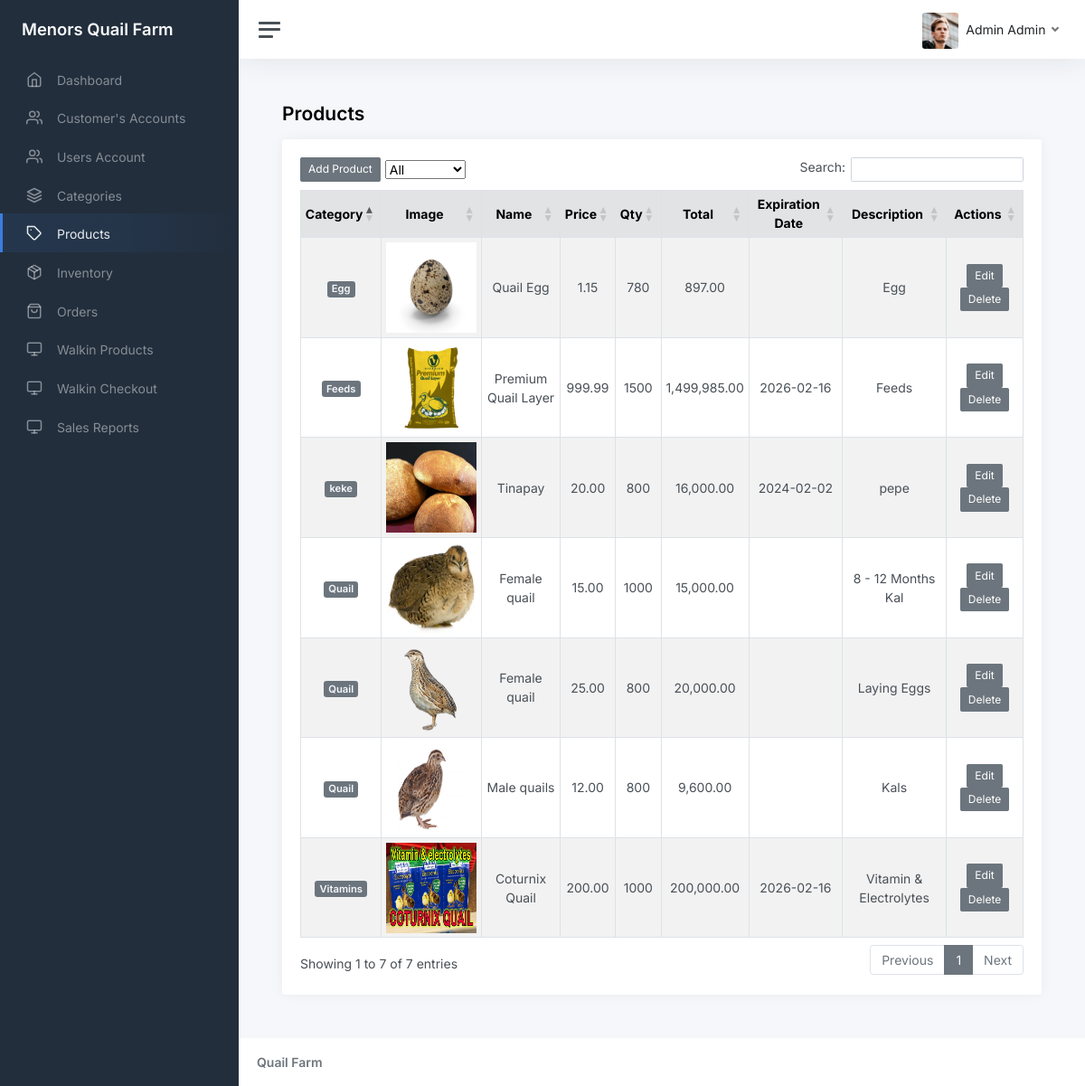
The app's page /admin/product.php (signed in), older data.
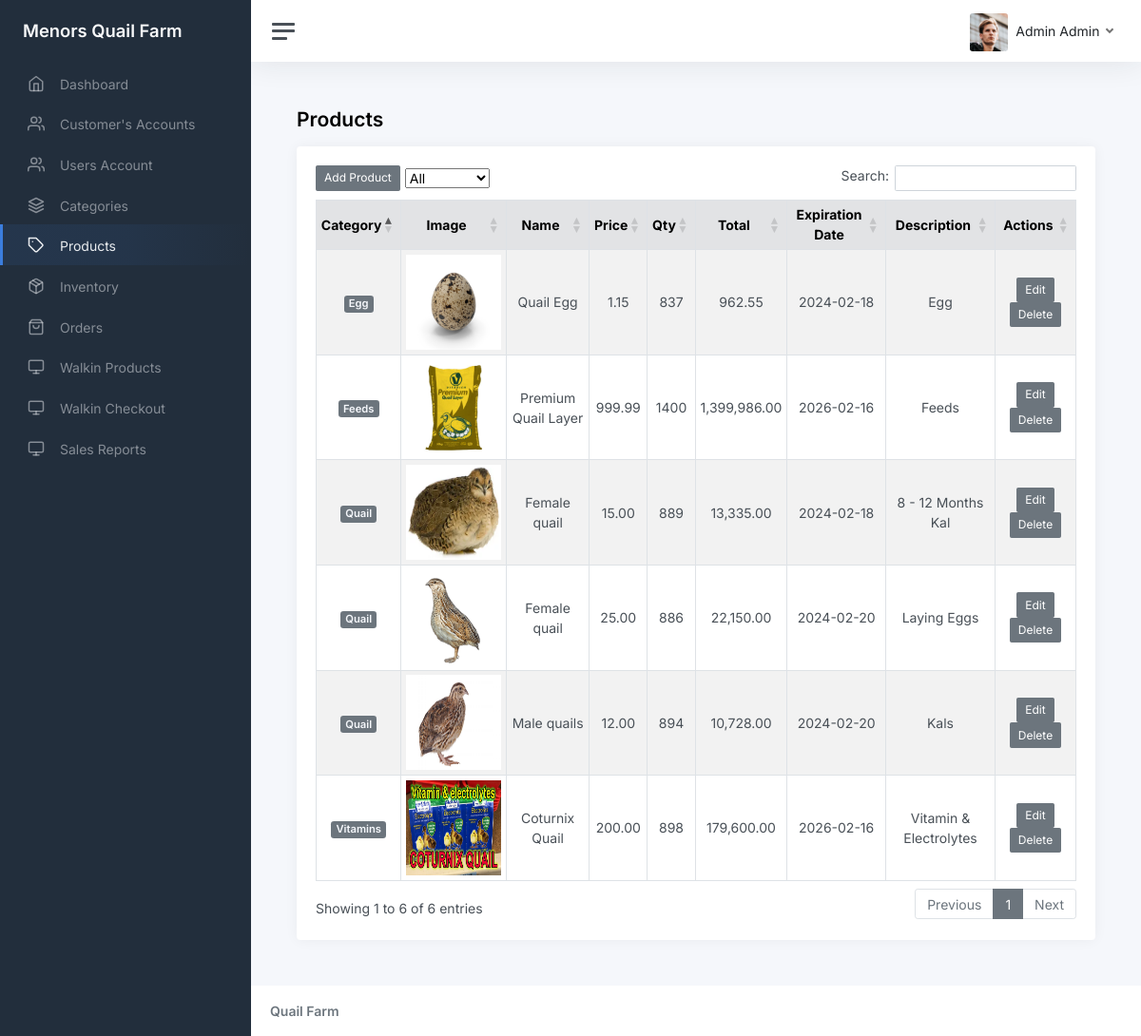
The same page, newer data.
### tables this page shows
CREATE TABLE `tbl_product` (
  `id` int(11) NOT NULL AUTO_INCREMENT,
  `category_id` int(11) DEFAULT NULL,
  `name` varchar(45) DEFAULT NULL,
  `description` varchar(45) DEFAULT NULL,
  `image` varchar(255) DEFAULT NULL,
  `price` decimal(5,2) DEFAULT 0.00,
  `date_created` datetime DEFAULT current_timestamp(),
  `created_by` int(11) DEFAULT NULL,
  `is_deleted` int(11) DEFAULT 0,
  `expiration_date` date DEFAULT NULL,
  PRIMARY KEY (`id`)
);

CREATE TABLE `tbl_category` (
  `id` int(11) NOT NULL AUTO_INCREMENT,
  `name` varchar(45) DEFAULT NULL,
  `is_deleted` int(11) DEFAULT 0,
  `date_created` datetime DEFAULT current_timestamp(),
  `created_by` int(11) DEFAULT NULL,
  PRIMARY KEY (`id`)
);

CREATE TABLE `tbl_inventory` (
  `id` int(11) NOT NULL AUTO_INCREMENT,
  `product_id` int(11) DEFAULT NULL,
  `qty` int(11) DEFAULT NULL,
  PRIMARY KEY (`id`)
);

### functions.php (called while the page is built, shortened)
<?php
function get_list($sql)
{
    $result = mysqli_query($_SESSION['conn'], $sql);
    $temp = array();
    while ($row = $result->fetch_assoc()) {
        $temp[] = $row;
    }
    return $temp;
}

### admin/product.php (the view, shortened to what this page needs)
<?php include_once('header.php') ?>
<main class="content">
  <div class="container-fluid p-0">
    <h1 class="h3 mb-3"><strong>Products</strong></h1>
    <div class="row">
      <div class="col-12 col-lg-12">
        <div class="card">
          <div class="card-body">
            <table class="table table-sm table-striped table-hover table-bordered">
              <thead class="table-secondary">
                <tr>
                  <th scope="col" class="text-center">Category</th>
                  <th scope="col" class="text-center" style="width: 0.1%;">Image</th>
                  <th scope="col" class="text-center">Name</th>
                  <th scope="col" class="text-center">Price</th>
                  <th scope="col" class="text-center">Qty</th>
                  <th scope="col" class="text-center">Total</th>
                  <th scope="col" class="text-center">Expiration Date</th>
                  <th scope="col" class="text-center">Description</th>
                  <th scope="col" class="text-center">Actions</th>
                </tr>
              </thead>
              <tbody>
                <?php foreach (get_list("
select i.qty,c.name as category_name,p.*,concat('(ID#',ui.id,') ',ui.last_name,', ',ui.first_name) as created_by from tbl_product p inner join tbl_inventory i on i.product_id = p.id left join tbl_users_info ui on ui.id = p.created_by inner join tbl_category c on c.id = p.category_id where p.is_deleted = 0 order by p.date_created desc") as $res) { ?>
                  <tr>
                    <td class="text-center"><span class="badge bg-secondary text-light"><?php echo $res['category_name']; ?></span></td>
                    <td style="width: 0.1%;"><img src="../images/products/<?php echo $res['image']; ?>" style="width:100px;height:100px" /></td>
                    <td class="text-center"><?php echo $res['name']; ?></td>
                    <td class="text-center"><?php echo number_format($res['price'], 2); ?></td>
                    <td class="text-center"><?php echo $res['qty']; ?></td>
                    <td class="text-center"><?php echo number_format($res['qty'] * (float)$res['price'], 2); ?></td>
                    <td class="text-center"><?php echo $res['expiration_date']; ?></td>
                    <td class="text-center"><?php echo $res['description']; ?></td>
                    <td>
                      <center>
                        <form method="post" onsubmit="return confirm('Are You Sure?')">
                          <a href="product_edit.php?id=<?php echo $res['id']; ?>" class="btn btn-sm btn-secondary btn-edit"> Edit </a>
                          <button type="submit" class="btn btn-sm btn-secondary" name="delete" value="<?php echo $res['id']; ?>"> Delete </button>
                        </form>
                      </center>
                    </td>
                  </tr>
                <?php } ?>
              </tbody>
            </table>
          </div>
        </div>
      </div>
    </div>
  </div>
</main>
<?php include_once('footer.php') ?>

### admin/header.php (shortened to what this page needs)
<?php include('../functions.php') ?>
<!DOCTYPE html>
<html lang="en">
<head>
  <link href="css/app.css" rel="stylesheet">
  <link href="css/custom.css" rel="stylesheet">
</head>
<body>
  <div class="wrapper">
    <nav id="sidebar" class="sidebar js-sidebar">
      <div class="sidebar-content js-simplebar">
        <a class="sidebar-brand" href="index.php">
          <span class="align-middle">Menors Quail Farm</span>
        </a>
        <ul class="sidebar-nav">
          <?php if (in_array($_SESSION['user']->access_id, array(1, 5))) { ?>
            <li class="sidebar-item <?= (strpos($_SERVER['REQUEST_URI'], 'index') !== false) ? 'active' : '' ?>">
              <a class="sidebar-link" href="index.php">
                <i class="align-middle" data-feather="home"></i> <span class="align-middle">Dashboard</span>
              </a>
            </li>
            <li class="sidebar-item <?= (strpos($_SERVER['REQUEST_URI'], 'customer') !== false) ? 'active' : '' ?>">
              <a class="sidebar-link" href="customer.php">
                <i class="align-middle" data-feather="users"></i> <span class="align-middle">Customer's Accounts</span>
              </a>
            </li>
            <li class="sidebar-item <?= (strpos($_SERVER['REQUEST_URI'], 'user') !== false) ? 'active' : '' ?>">
              <a class="sidebar-link" href="user.php">
                <i class="align-middle" data-feather="users"></i> <span class="align-middle">Users Account</span>
              </a>
            </li>
            <li class="sidebar-item <?= (strpos($_SERVER['REQUEST_URI'], 'category') !== false || strpos($_SERVER['REQUEST_URI'], 'category_edit') !== false) ? 'active' : '' ?>">
              <a class="sidebar-link" href="category.php">
                <i class="align-middle" data-feather="layers"></i> <span class="align-middle">Categories</span>
              </a>
            </li>
            <li class="sidebar-item <?= (strpos($_SERVER['REQUEST_URI'], 'product') !== false || strpos($_SERVER['REQUEST_URI'], 'product_edit') !== false) ? 'active' : '' ?>">
              <a class="sidebar-link" href="product.php">
                <i class="align-middle" data-feather="tag"></i> <span class="align-middle">Products</span>
              </a>
            </li>
            <li class="sidebar-item <?= (strpos($_SERVER['REQUEST_URI'], 'inventory') !== false || strpos($_SERVER['REQUEST_URI'], 'inventory_edit') !== false || strpos($_SERVER['REQUEST_URI'], 'inventory_r') !== false) ? 'active' : '' ?>">
              <a class="sidebar-link" href="inventory.php">
                <i class="align-middle" data-feather="package"></i> <span class="align-middle">Inventory</span>
              </a>
            </li>
            <li class="sidebar-item <?= (strpos($_SERVER['REQUEST_URI'], 'order') !== false || strpos($_SERVER['REQUEST_URI'], 'order_view') !== false) ? 'active' : '' ?>">
              <a class="sidebar-link" href="order.php">
                <i class="align-middle" data-feather="shopping-bag"></i> <span class="align-middle">Orders</span>
              </a>
            </li>
            <li class="sidebar-item <?= (strpos($_SERVER['REQUEST_URI'], 'walkin_p') !== false || strpos($_SERVER['REQUEST_URI'], 'walkin_edit') !== false) ? 'active' : '' ?>">
              <a class="sidebar-link" href="walkin_p.php?filter=all">
                <i class="align-middle" data-feather="monitor"></i> <span class="align-middle">Walkin Products</span>
              </a>
            </li>
            <li class="sidebar-item <?= (strpos($_SERVER['REQUEST_URI'], 'walkin_checkout') !== false || strpos($_SERVER['REQUEST_URI'], 'walkin_edit') !== false) ? 'active' : '' ?>">
              <a class="sidebar-link" href="walkin_checkout.php">
                <i class="align-middle" data-feather="monitor"></i> <span class="align-middle">Walkin Checkout</span>
              </a>
            </li>
            <li class="sidebar-item <?= (strpos($_SERVER['REQUEST_URI'], 'Sales_Reports') !== false || strpos($_SERVER['REQUEST_URI'], 'Sales_Reports') !== false) ? 'active' : '' ?>">
              <a class="sidebar-link" href="Sales_Reports.php">
                <i class="align-middle" data-feather="monitor"></i> <span class="align-middle">Sales Reports</span>
              </a>
            </li>
          <?php } ?>
      </div>
    </nav>
    <div class="main">
      <nav class="navbar navbar-expand navbar-light navbar-bg">
        <a class="sidebar-toggle js-sidebar-toggle">
          <i class="hamburger align-self-center"></i>
        </a>
        <div class="navbar-collapse collapse">
          <ul class="navbar-nav navbar-align">
            <li class="nav-item dropdown">
              <a class="nav-link dropdown-toggle d-none d-sm-inline-block" href="#" data-bs-toggle="dropdown">
                <img src="img/avatars/avatar.jpg" class="avatar img-fluid rounded me-1" alt="Charles Hall" /> <span class="text-dark"><?= $_SESSION['user']->first_name . " " . $_SESSION['user']->last_name ?></span>
              </a>
            </li>
          </ul>
        </div>
      </nav>

### admin/footer.php (shortened to what this page needs)
<footer class="footer">
  <div class="container-fluid">
    <div class="row text-muted">
      <div class="col-6 text-start">
        <p class="mb-0">
          <a class="text-muted" href="#" target="_blank"><strong>Quail Farm</strong></a>
        </p>
      </div>
    </div>
  </div>
</footer>
</div>
</div>
</body>
</html>

### admin/css/custom.css (style rules this page uses)
.table { background: #fff; }
.table > thead > tr > th { border-bottom: 1px solid #e6e7e8; vertical-align: middle; height: 50px; }
.table > thead > tr > th { height: unset!important; }

Row changes from the older to the newer data that the page shows:
no longer on this page (row edited): tbl_product: category.name "keke", image (picture), name "Tinapay", price "20.00", tbl_inventory.qty "800", $res['qty']*(float)$res['price'] "16,000.00", expiration_date "2024-02-02", description "pepe", $res['id'] 31 (drawn)
changed through a linked row, tbl_product "Premium Quail Layer": tbl_inventory.qty "1500" → "1400"; $res['qty']*(float)$res['price'] "1,499,985.00" → "1,399,986.00"
changed through a linked row, tbl_product "Coturnix Quail": tbl_inventory.qty "1000" → "898"; $res['qty']*(float)$res['price'] "200,000.00" → "179,600.00"
changed tbl_product "8 - 12 Months Kal": tbl_inventory.qty "1000" → "889"; $res['qty']*(float)$res['price'] "15,000.00" → "13,335.00"; expiration_date (not shown) → "2024-02-18"
changed tbl_product "Quail Egg": tbl_inventory.qty "780" → "837"; $res['qty']*(float)$res['price'] "897.00" → "962.55"; expiration_date (not shown) → "2024-02-18"
changed tbl_product "Laying Eggs": tbl_inventory.qty "800" → "886"; $res['qty']*(float)$res['price'] "20,000.00" → "22,150.00"; expiration_date (not shown) → "2024-02-20"
changed tbl_product "Male quails": tbl_inventory.qty "800" → "894"; $res['qty']*(float)$res['price'] "9,600.00" → "10,728.00"; expiration_date (not shown) → "2024-02-20"
Text that changed along with them:
text written by a page script: "Add Product Search: Showing 1 to 7 of 7 entries Previous 1 Next" → "Add Product Search: Showing 1 to 6 of 6 entries Previous 1 Next"
